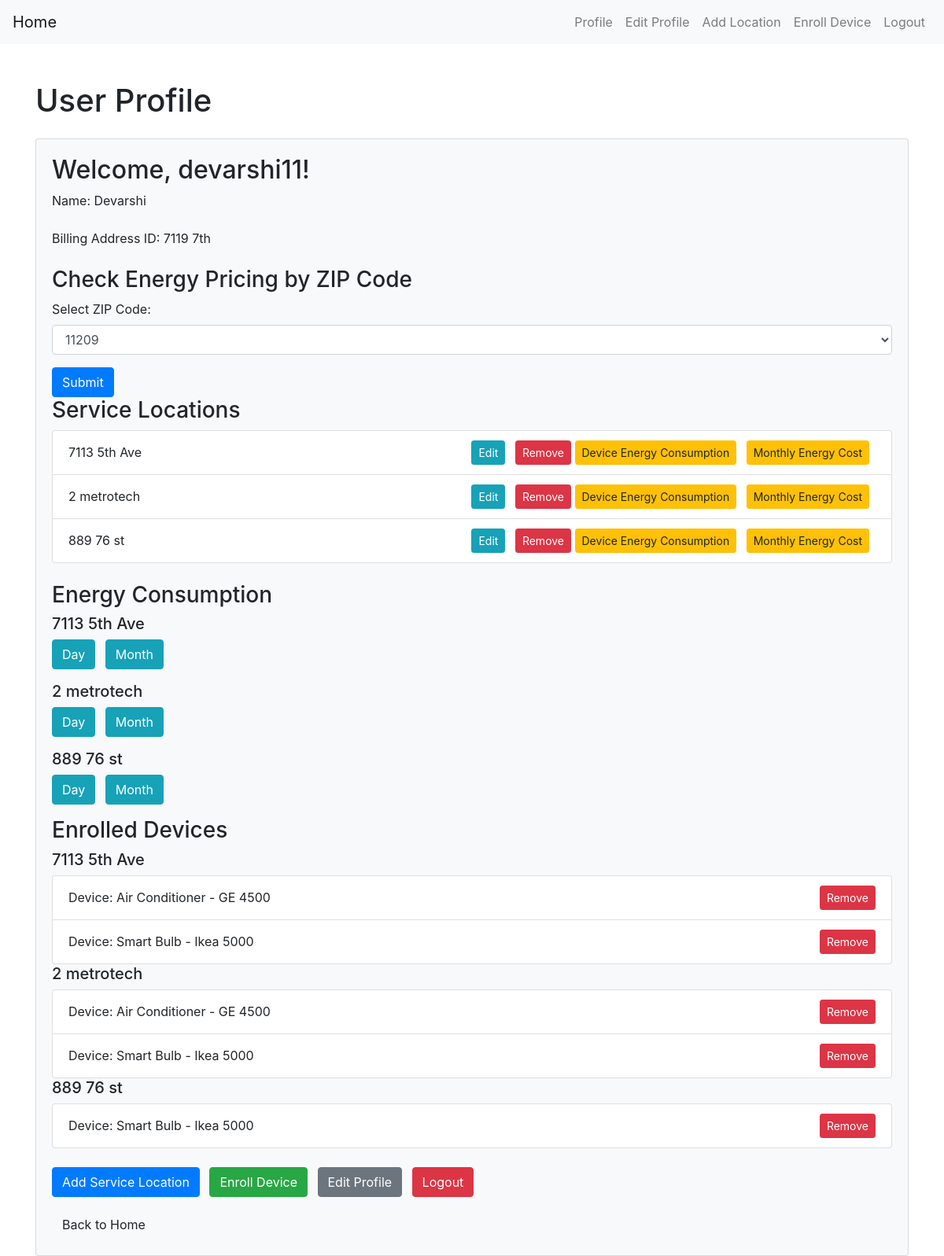
Page /profile (signed in) on the committed database.
### app.py (models this page shows)
class User(db.Model):
    id = db.Column(db.Integer, primary_key=True)
    username = db.Column(db.String(50), unique=True, nullable=False)
    password = db.Column(db.String(60), nullable=False)
    name = db.Column(db.String(100), nullable=True)  # Add this line for the name field
    billing_address_id = db.Column(db.Integer, nullable=True)  # Add this line for the billing_address_id field
    service_locations = db.relationship('ServiceLocation', backref='user', lazy=True)
    zip_code = db.Column(db.String(10), nullable=False)

class ServiceLocation(db.Model):
    id = db.Column(db.Integer, primary_key=True)
    user_id = db.Column(db.Integer, db.ForeignKey('user.id'), nullable=False)
    address = db.Column(db.String(255), nullable=False)
    unit_number = db.Column(db.String(20), nullable=True)
    square_footage = db.Column(db.Integer, nullable=True)
    bedrooms = db.Column(db.Integer, nullable=True)
    occupants = db.Column(db.Integer, nullable=True)

class EnrolledDevice(db.Model):
    id = db.Column(db.Integer, primary_key=True)
    service_location_id = db.Column(db.Integer, db.ForeignKey('service_location.id'), nullable=False)
    model_id = db.Column(db.Integer, db.ForeignKey('device_model.id'), nullable=False)
    events = db.relationship('EventData', backref='enrolled_device', lazy=True)
    service_location = db.relationship('ServiceLocation', backref='enrolled_devices')

class DeviceModel(db.Model):
    id = db.Column(db.Integer, primary_key=True)
    type = db.Column(db.String(50), nullable=False)
    model_number = db.Column(db.String(50), nullable=False)
    enrolled_devices = db.relationship('EnrolledDevice', backref='device_model', lazy=True)

### app.py (the view)
@app.route('/profile')
def profile():
    if 'user_id' in session:
        user = User.query.get(session['user_id'])
        all_zip_codes = db.session.query(EnergyPrice.zip_code).distinct().all()
        all_zip_codes = [zip_code[0] for zip_code in all_zip_codes]
        return render_template('profile.html', user=user, all_zip_codes=all_zip_codes)
    else:
        return redirect(url_for('login'))

### templates/profile.html
{% extends 'base.html' %}
{% block content %}
    <div class="container mt-5">
        <h1 class="mb-4">User Profile</h1>
        <div class="card bg-light">
            <div class="card-body">
                <h2>Welcome, {{ user.username }}!</h2>
                <p class="mb-4">Name: {{ user.name }}</p>
                <p class="mb-4">Billing Address ID: {{ user.billing_address_id }}</p>
                <h3>Check Energy Pricing by ZIP Code</h3>
                <form method="GET" action="{{ url_for('energy_price_zipcode') }}">
                    <div class="form-group">
                        <label for="zipCodeDropdown">Select ZIP Code:</label>
                        <select class="form-control" id="zipCodeDropdown" name="zip_code">
                            {% for zip_code in all_zip_codes %}
                                <option value="{{ zip_code }}">{{ zip_code }}</option>
                            {% endfor %}
                        </select>
                    </div>
                    <button type="submit" class="btn btn-primary">Submit</button>
                </form>
                <h3>Service Locations</h3>
                {% if user.service_locations %}
                    <ul class="list-group mb-4">
                        {% for service_location in user.service_locations %}
                            <li class="list-group-item d-flex justify-content-between align-items-center">
                                {{ service_location.address }}
                                <span>
                                    <a href="{{ url_for('edit_service_location', location_id=service_location.id) }}" class="btn btn-info btn-sm mr-2">Edit</a>
                                    <a href="{{ url_for('remove_service_location', location_id=service_location.id) }}" class="btn btn-danger btn-sm">Remove</a>
                                    <a href="{{ url_for('device_energy_consumption', service_location_id=service_location.id) }}" class="btn btn-warning btn-sm mr-2">Device Energy Consumption</a>
                                    <a href="{{ url_for('monthly_energy_cost', service_location_id=service_location.id) }}" class="btn btn-warning btn-sm mr-2">Monthly Energy Cost</a>
                                </span>
                            </li>
                        {% endfor %}
                    </ul>
                {% else %}
                    <p>No service locations found.</p>
                {% endif %}
                <h3>Energy Consumption</h3>
                {% if user.service_locations %}
                    {% for service_location in user.service_locations %}
                        <div class="mb-3">
                            <h5>{{ service_location.address }}</h5>
                            <a href="{{ url_for('energy_consumption', service_location_id=service_location.id, time_resolution='day') }}" class="btn btn-info mr-2">Day</a>
                            <a href="{{ url_for('energy_consumption', service_location_id=service_location.id, time_resolution='month') }}" class="btn btn-info mr-2">Month</a>
                        </div>
                    {% endfor %}
                {% else %}
                    <p>No service locations found.</p>
                {% endif %}
                <h3>Enrolled Devices</h3>
                {% if user.service_locations %}
                    <ul class="list-group mb-4">
                        {% for service_location in user.service_locations %}
                            <h5>{{ service_location.address }}</h5>
                            {% if service_location.enrolled_devices %}
                                <ul class="list-group">
                                    {% for enrolled_device in service_location.enrolled_devices %}
                                        <li class="list-group-item d-flex justify-content-between align-items-center">
                                            Device: {{ enrolled_device.device_model.type }} - {{ enrolled_device.device_model.model_number }}
                                            <span>
                                                <a href="{{ url_for('remove_enrolled_device', device_id=enrolled_device.id) }}" class="btn btn-danger btn-sm">Remove</a>
                                            </span>
                                        </li>
                                    {% endfor %}
                                </ul>
                            {% else %}
                                <p>No enrolled devices for this service location.</p>
                            {% endif %}
                        {% endfor %}
                    </ul>
                {% else %}
                    <p>No service locations found.</p>
                {% endif %}
                <div class="mb-3">
                    <a href="{{ url_for('add_service_location') }}" class="btn btn-primary mr-2">Add Service Location</a>
                    <a href="{{ url_for('enroll_device') }}" class="btn btn-success mr-2">Enroll Device</a>
                    <a href="{{ url_for('edit_profile') }}" class="btn btn-secondary mr-2">Edit Profile</a>
                    <a href="{{ url_for('logout') }}" class="btn btn-danger">Logout</a>
                </div>
                <a href="{{ url_for('index') }}" class="btn btn-light">Back to Home</a>
            </div>
        </div>
    </div>
{% endblock %}

### rows in the picture
User: username "devarshi11", name "Devarshi", billing_address_id "7119 7th"
ServiceLocation: address "7113 5th Ave"
ServiceLocation: address "2 metrotech"
ServiceLocation: address "889 76 st"
EnrolledDevice: device_model.type "Air Conditioner", device_model.model_number "GE 4500"
EnrolledDevice: device_model.type "Smart Bulb", device_model.model_number "Ikea 5000"
EnrolledDevice: device_model.type "Air Conditioner", device_model.model_number "GE 4500"
EnrolledDevice: device_model.type "Smart Bulb", device_model.model_number "Ikea 5000"
EnrolledDevice: device_model.type "Smart Bulb", device_model.model_number "Ikea 5000"

### other values in the picture
form field zip_code "11209"
